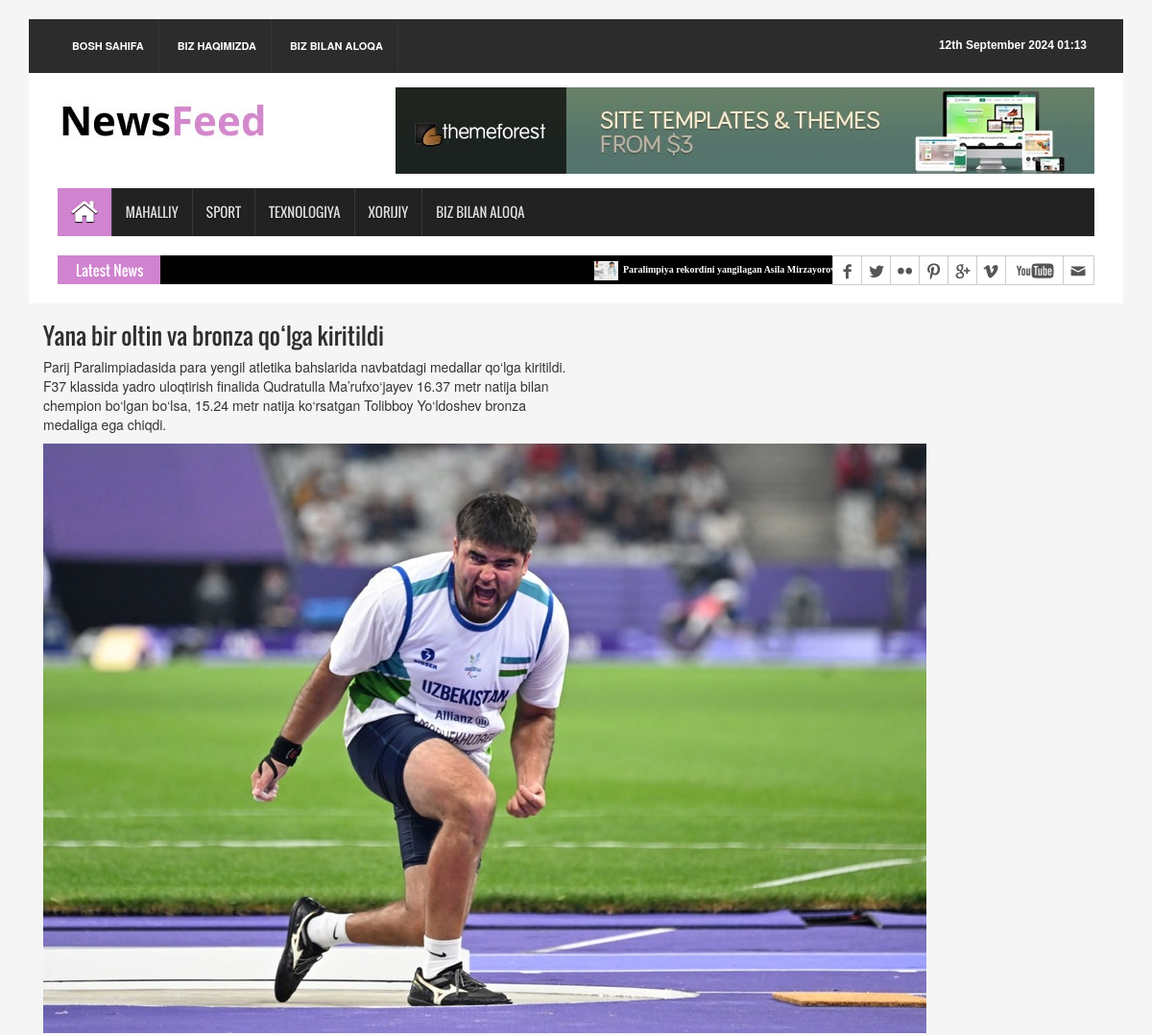
Before: /sport/ (upper part) with the older database file.
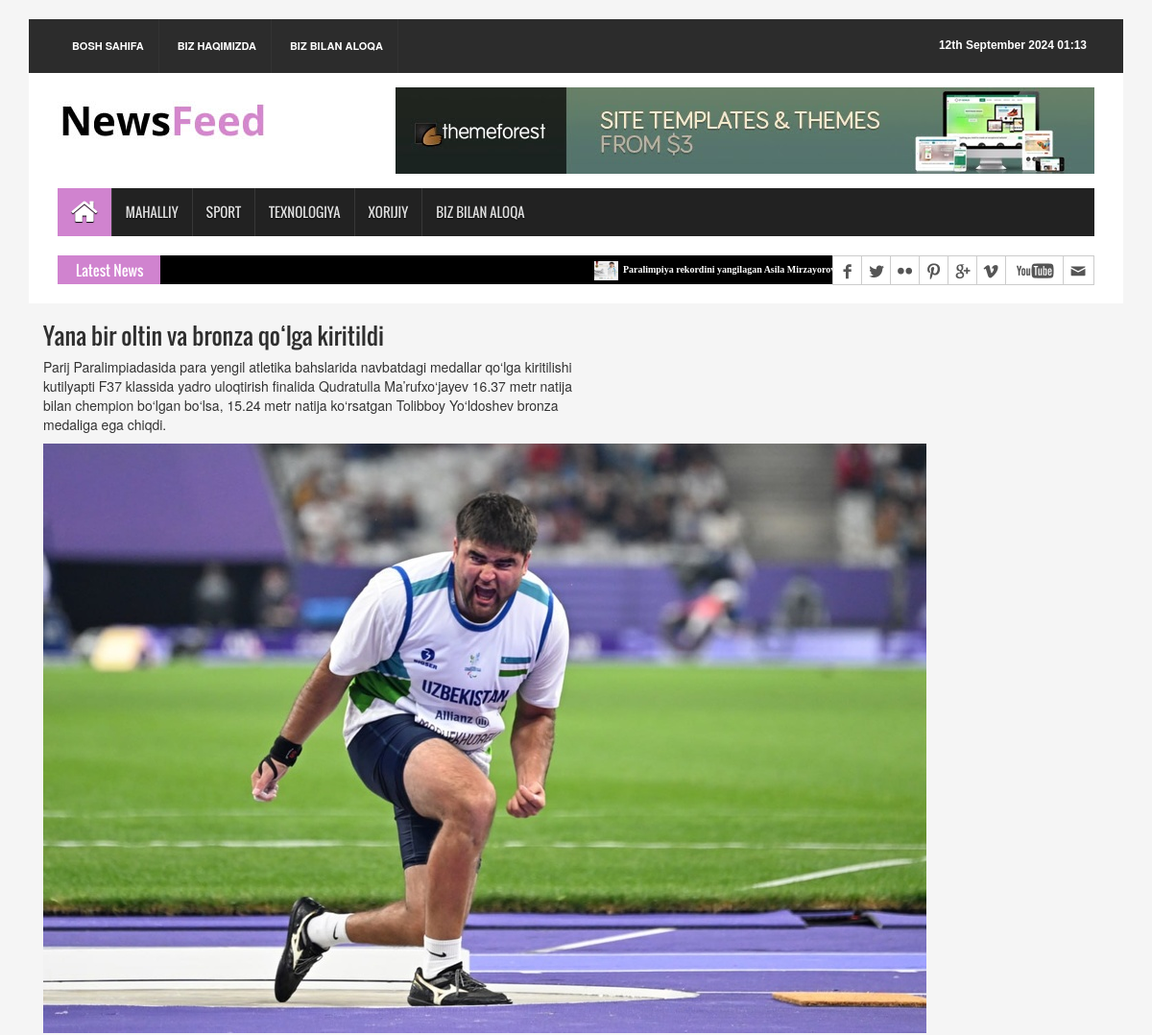
After: the same page with the newer database file.
### app/models.py (models this page shows, shortened)
class News(models.Model):
    class Status(models.TextChoices):
        DRAFT = "DF", "Draft"
        PUBLISHED = "PB", "Published"
    title = models.CharField(max_length=250)
    slug = models.SlugField(max_length=250, unique=True)
    body = models.TextField()
    image = models.ImageField(upload_to='news/images', default='news/default.jpeg')
    category = models.ForeignKey('app.Category',
                                 on_delete=models.CASCADE,
                                 related_name='news')
    publish_time = models.DateTimeField(default=timezone.now)
    created_time = models.DateTimeField(auto_now_add=True)
    updated_time = models.DateTimeField(auto_now=True)
    status = models.CharField(max_length=2,
                              choices=Status.choices,
                              default=Status.DRAFT)
    objects = models.Manager()  # default manager
    published = PublishedManager()  # custom manager
    def get_absolute_url(self):
        return reverse('news_detail_page', args=[self.slug])

### app/views.py (the view)
# urls.py: path('sport/', SportPageView.as_view(), name='sport_page'),
class SportPageView(ListView):
    model = News
    template_name = 'pages/sport.html'
    context_object_name = 'sport_yangiliklar'
    def get_queryset(self):
        return self.model.published.filter(category__name='Sport')

### app/context_processors.py (called while the page is built)
def latest_post(request):
    latest_news = News.published.all().order_by('-publish_time')
    categories = Category.objects.all()
    context = {
        'latest_news': latest_news,
        'categories': categories,
    }
    return context

### app/models.py (called while the page is built)
    def get_queryset(self):
        return super().get_queryset().filter(status=News.Status.PUBLISHED)

### templates/pages/sport.html (shortened to what this page needs)
{% extends 'app/base.html' %}
{% load static %}
{% block content %}
    <div class="container">
        {% for sport_yangilik in sport_yangiliklar %}
            <div class="row">
                <div class="col-md-6">
                    <a href="{{ sport_yangilik.get_absolute_url }}"><h3>{{ sport_yangilik.title }}</h3></a>
                    <p>{{ sport_yangilik.body }}</p>
                    <img src="{{ sport_yangilik.image.url }}">
                </div>
            </div>
        {% endfor %}
    </div>
{% endblock %}

### templates/app/base.html (shortened to what this page needs)
<!DOCTYPE html>
{% load static %}
<html>
<head>
    <link rel="stylesheet" type="text/css" href="{% static 'assets/css/bootstrap.min.css' %}">
    <link rel="stylesheet" type="text/css" href="{% static 'assets/css/font-awesome.min.css' %}">
    <link rel="stylesheet" type="text/css" href="{% static 'assets/css/animate.css' %}">
    <link rel="stylesheet" type="text/css" href="{% static 'assets/css/font.css' %}">
    <link rel="stylesheet" type="text/css" href="{% static 'assets/css/li-scroller.css' %}">
    <link rel="stylesheet" type="text/css" href="{% static 'assets/css/slick.css' %}">
    <link rel="stylesheet" type="text/css" href="{% static 'assets/css/jquery.fancybox.css' %}">
    <link rel="stylesheet" type="text/css" href="{% static 'assets/css/theme.css' %}">
    <link rel="stylesheet" type="text/css" href="{% static 'assets/css/style.css' %}">
</head>
<body>
<div class="container">
    <header id="header">
        <div class="row">
            <div class="col-lg-12 col-md-12 col-sm-12">
                <div class="header_top">
                    <div class="header_top_left">
                        <ul class="top_nav">
                            <li><a href="{% url 'home_page' %}">Bosh sahifa</a></li>
                            <li><a href="#">Biz haqimizda</a></li>
                            <li><a href="{% url 'contact_page' %}">Biz bilan aloqa</a></li>
                        </ul>
                    </div>
                    <div class="header_top_right">
                        <p>{% now "jS F Y H:i" %}</p>
                    </div>
                </div>
            </div>
            <div class="col-lg-12 col-md-12 col-sm-12">
                <div class="header_bottom">
                    <div class="logo_area"><a href="{% url 'home_page' %}" class="logo"><img src="{% static "images/logo.jpg" %}"
                                                                                  alt=""></a>
                    </div>
                    <div class="add_banner"><a href="#"><img src="{% static "images/addbanner_728x90_V1.jpg" %}" alt=""></a>
                    </div>
                </div>
            </div>
        </div>
    </header>
    <section id="navArea">
        <nav class="navbar navbar-inverse" role="navigation">
            <div id="navbar" class="navbar-collapse collapse">
                <ul class="nav navbar-nav main_nav">
                    <li class="active"><a href="{% url 'home_page' %}"><span class="fa fa-home desktop-home"></span></a></li>
                    <li><a href="{% url 'local_page' %}">Mahalliy</a></li>
                    <li><a href="{% url 'sport_page' %}">Sport</a></li>
                    <li><a href="{% url 'technology_page' %}">Texnologiya</a></li>
                    <li><a href="{% url 'foreign_page' %}">Xorijiy</a></li>
                    <li><a href="{% url 'contact_page' %}">Biz bilan aloqa</a></li>
                </ul>
            </div>
        </nav>
    </section>
    <section id="newsSection">
        <div class="row">
            <div class="col-lg-12 col-md-12">
                <div class="latest_newsarea"><span>Latest News</span>
                    <ul id="ticker01" class="news_sticker">
                        {% for latest_new in latest_news %}
                        <li><a href="{% url 'news_detail_page' latest_new.pk %}"><img src="{{ latest_new.image.url }}" alt="">{{ latest_new.title }}</a></li>
                        {% endfor %}
                    </ul>
                    <div class="social_area">
                        <ul class="social_nav">
                            <li class="facebook"><a href="#"></a></li>
                            <li class="twitter"><a href="#"></a></li>
                            <li class="flickr"><a href="#"></a></li>
                            <li class="pinterest"><a href="#"></a></li>
                            <li class="googleplus"><a href="#"></a></li>
                            <li class="vimeo"><a href="#"></a></li>
                            <li class="youtube"><a href="#"></a></li>
                            <li class="mail"><a href="#"></a></li>
                        </ul>
                    </div>
                </div>
            </div>
        </div>
    </section>
    {% block content %}
    {% endblock %}
</div>
</body>
</html>

### templates/pages/static.html (shortened to what this page needs)
{% load static %}

### static/assets/css/li-scroller.css (style rules this page uses)
ul.newsticker { position:relative; left:750px; font:bold 10px Verdana; list-style-type:none; margin:0; padding:0 }
ul.newsticker li { float:left; margin:0; padding:0 }
ul.newsticker a { white-space:nowrap; padding:0; color:#fff; margin:0 50px 0 0 }
ul.newsticker a > img { height:20px; margin-right:5px; width:25px }

### static/assets/css/theme.css (style rules this page uses)
.navbar-inverse .navbar-nav > .active > a, .navbar-inverse .navbar-nav > .active > a:hover, .navbar-inverse .navbar-nav > .active > a:focus { background-color:#d083cf }
.latest_newsarea span { background:none repeat scroll 0 0 #d083cf }

Changed rows visible on the page:
changed News "Yana bir oltin va bronza qo‘lga kiritildi": body "…bahslarida navbatdagi medallar qo‘lga kiritildi. F37 klassida yadro uloqtirish…" → "…bahslarida navbatdagi medallar qo‘lga kiritilishi kutilyapti F37 klassida yadro uloqtirish…"
